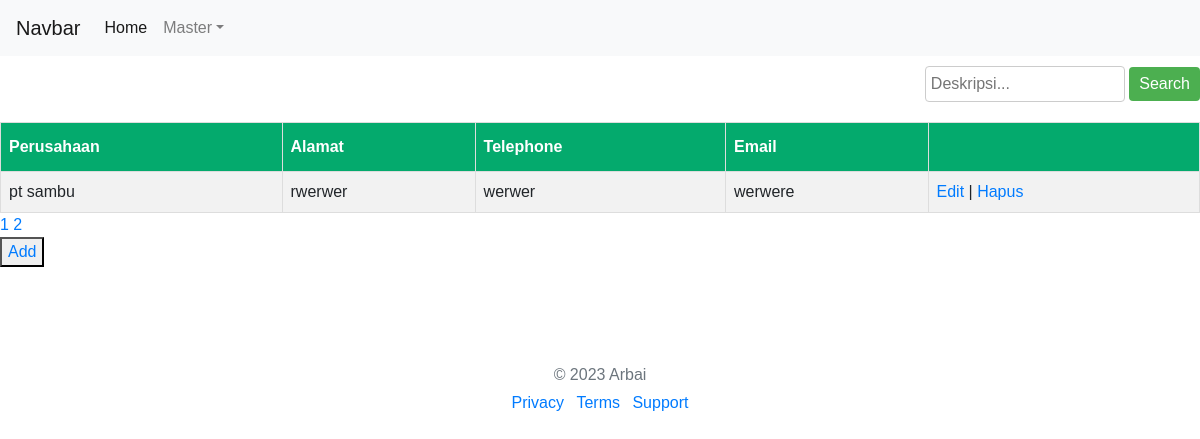
The page /MasterShow.php?page=2 on the database its author committed.
### tables this page shows
CREATE TABLE `perusahaan` (
  `KODE` int(10) NOT NULL,
  `NAMA_PRSH` varchar(100) NOT NULL,
  `ALAMAT` varchar(100) NOT NULL,
  `TLP` varchar(100) NOT NULL,
  `EMAIL` varchar(100) NOT NULL
);

### MasterShow.php (the view, shortened to what this page needs)
<!doctype html>
<html lang="en">
  <head>
    <link rel="stylesheet" href="https://cdn.jsdelivr.net/npm/bootstrap@4.6.2/dist/css/bootstrap.min.css">
    <link rel="stylesheet" href="assets/bootstrap/css/Style.css">
    <link href="assets/fontawesome-free-6.1.1-web/css/all.min.css" rel="stylesheet">
  </head>
  <body>
  <div class="fContainer">
  <nav class="navbar navbar-expand-lg navbar-light bg-light">
  <a class="navbar-brand" href="index.php">Navbar</a>
  <div class="collapse navbar-collapse" id="navbarNav">
    <ul class="navbar-nav">
      <li class="nav-item active">
        <a class="nav-link" href="index.php">Home <span class="sr-only">(current)</span></a>
      </li>
       <li class="nav-item dropdown">
              <a class="nav-link dropdown-toggle" data-toggle="dropdown" href="#" role="button" aria-expanded="false">Master</a>
            </li>
    </ul>
  </div>
</nav>
   <div class="search-form">
    <form method="GET">
      <input type="text" name="search" placeholder="Deskripsi..." value="<?php echo isset($_GET['search']) ? $_GET['search'] : ''; ?>">
      <button type="submit">Search</button>
    </form>
  </div>
  <table id= "customers">
      <tr>
        <th> Perusahaan </th>
        <th> Alamat </th>
        <th> Telephone </th>
        <th> Email </th>
        <th></th>
      </tr>
      <?php
      include_once("config.php");
      $search = isset($_GET['search']) ? $_GET['search'] : '';
      $qond = ($search === '') ? '' : "WHERE descr LIKE '%$search%'" ;
      $query = "SELECT * FROM perusahaan " . $qond . " ORDER BY NAMA_PRSH ASC";
      $result = mysqli_query($mysqli, $query);
      $results_per_page = 3;
      $number_of_result = mysqli_num_rows($result);
      $number_of_page = ceil($number_of_result / $results_per_page);
      $page = isset($_GET['page']) ? $_GET['page'] : 1;
      $page_first_result = ($page - 1) * $results_per_page;
      $ambildata_perhalaman = mysqli_query($mysqli,"SELECT * "
      . "FROM perusahaan "
      . $qond
      . "ORDER BY NAMA_PRSH LIMIT " . $page_first_result . ',' . $results_per_page);
      while($user_data = mysqli_fetch_array($ambildata_perhalaman)) {
        echo "<tr>";
        echo "<td>".$user_data[NAMA_PRSH]."</td>";
        echo "<td>".$user_data[ALAMAT]."</td>";
        echo "<td>".$user_data[TLP]."</td>";
        echo "<td>".$user_data[EMAIL]."</td>";
        echo "<td><a href='masterforminput.php?KODE=$user_data[KODE]'> Edit </a> |";
        echo "<a href='delete.php?KODE=$user_data[KODE]'> Hapus </a></td></tr>";
      }
	?>
  </table>
  <?php
for ($page = 1; $page <= $number_of_page; $page++) {
echo '<a href = "MasterShow.php?page=' . $page . '">'. $page .' </a>';
}
?>
   <div class="add-button">
        <button><a href='masterforminput.php'> Add </a></button>
      </div>
    </div>
    <footer class="my-5 pt-5 text-muted text-center text-small">
    <p class="mb-1">© <?php
$mydate=getdate(date("U"));
echo "$mydate[year]";
?> Arbai</p>
    <ul class="list-inline">
      <li class="list-inline-item"><a href="#">Privacy</a></li>
      <li class="list-inline-item"><a href="#">Terms</a></li>
      <li class="list-inline-item"><a href="#">Support</a></li>
    </ul>
  </footer>
  </body>
</html>

### style.css (style rules this page uses)
body { font-family: Arial, sans-serif; }

### MasterShow.php (style rules this page uses)
.search-form { margin-bottom: 20px; margin-top: 10px; text-align: right; }
.search-form input[type="text"] { width: 200px; padding: 5px; border: 1px solid #ccc; border-radius: 4px; }
.search-form button { padding: 5px 10px; background-color: #4CAF50; color: white; border: none; border-radius: 4px; cursor: pointer; }
#customers { font-family: Arial, Helvetica, sans-serif; border-collapse: collapse; width: 100%; }
#customers td, #customers th { border: 1px solid #ddd; padding: 8px; }
#customers tr:nth-child(even) { background-color: #f2f2f2; }
#customers th { padding-top: 12px; padding-bottom: 12px; text-align: left; background-color: #04AA6D; color: white; }

### rows shown on the page
perusahaan: NAMA_PRSH "pt sambu", ALAMAT "rwerwer", TLP "werwer", EMAIL "werwere"

### other values the page prints
$mydate[year] "2023"
